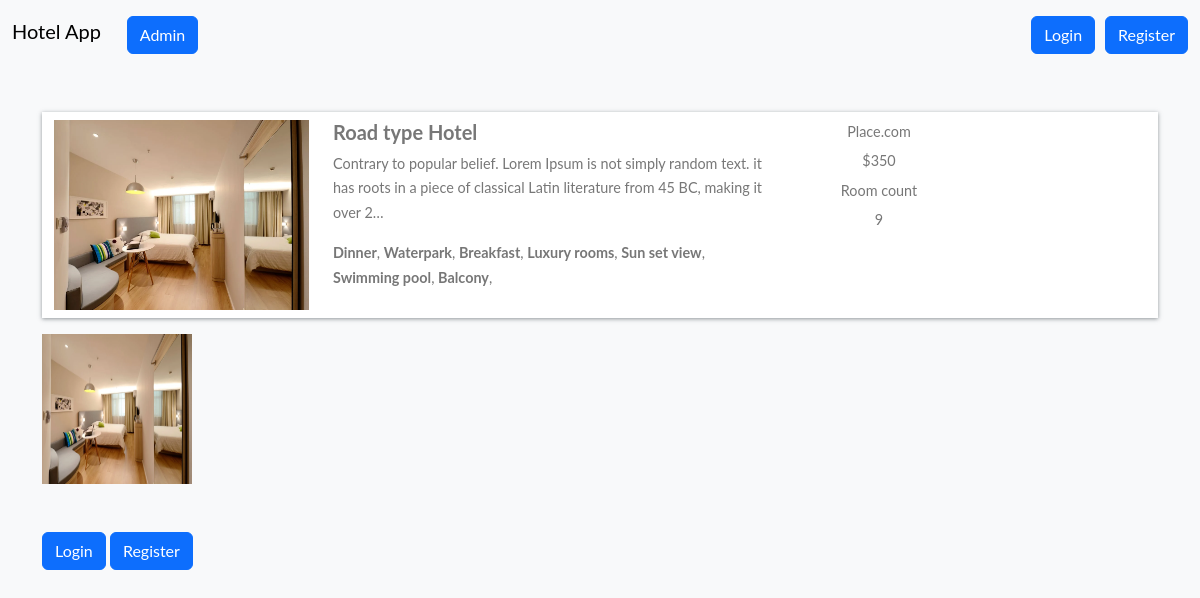
The app's page /hotel-detail/d5bdbbee323940cabeec73d53a364754/ with its own data.
### home/models.py (models this page shows, shortened)
class BaseModel(models.Model):
    uid = models.UUIDField(default=uuid.uuid4   , editable=False , primary_key=True)
    created_at = models.DateField(auto_now_add=True)
    updated_at = models.DateField(auto_now_add=True)
    class Meta:
        abstract = True

class Hotel(BaseModel):
    hotel_name= models.CharField(max_length=100)
    hotel_price = models.IntegerField()
    description = models.TextField()
    amenities = models.ManyToManyField(Amenities)
    room_count = models.IntegerField(default=10)

class HotelImages(BaseModel):
    hotel= models.ForeignKey(Hotel ,related_name="images", on_delete=models.CASCADE)
    images = models.ImageField(upload_to="hotels")

class Amenities(BaseModel):
    amenity_name = models.CharField(max_length=100)

### home/views.py (the view, shortened to what this page needs)
# urls.py: path('hotel-detail/<uid>/' , hotel_detail , name="hotel_detail"),
def hotel_detail(request,uid):
    hotel_obj = Hotel.objects.get(uid = uid)
    return render(request , 'hotel_detail.html' ,{
        'hotels_obj' :hotel_obj
    })

### home/templates/hotel_detail.html
{% extends "base.html" %}
{% block start %}
<div class="container mt-5 pt-5">
    <div class="row search-card-result">
        <div class="col-md-3">
            <a href="/hotel-detail/{{hotels_obj.uid}}">
                <img class="img-fluid" src="/media/{{hotels_obj.images.first.images}}" alt="Card image cap">
            </a>
        </div>
        <div class="col-md-5">
            <h5>{{hotels_obj.hotel_name}}</h5>
            <p>
                {{hotels_obj.description|truncatechars:150}}
            </p>
            <p>
                {%for amenitie in hotels_obj.amenities.all %}
                <b>{{amenitie.amenity_name}}</b>,
                {% endfor %}
            </p>
        </div>
        <div class="col-md-2 border-left text-center more-offers">
            <p>Place.com</p>
            <p>${{hotels_obj.hotel_price}}</p>
            <p>Room count</p>
            <p>{{hotels_obj.room_count}}</p>
        </div>
    </div>
    <div class="row">
        {% for image in hotels_obj.images.all %}
        <div class="col-md-2">
            <img src="/media/{{image.images}}" style="height: 150px ; width:150px">
        </div>
        {% endfor %}
    </div>
    {% if request.user.is_authenticated %}
    <div class="filter-card">
        <h5>Book Hotel</h5>
        {%include "messages.html"%}
        <form method="post">
            {% csrf_token %}
            <div class="row form-group">
                <div class="col-md-12">
                    <label for="mintopay">Check in</label>
                    <p>
                        <input type="date" name="checkin" id="checkin" class="form-control">
                    </p>
                </div>
                <div class="col-md-12">
                    <label for="maxtopay">Check out</label>
                    <p>
                        <input type="date" name="checkout" id="checkout" class="form-control">
                    </p>
                </div>
            </div>
            <div class="row form-group">
                <div class="col-md-12">
                    <input type="submit" class="btn btn-primary btn-block" value="Book">
                </div>
            </div>
        </form>
    </div>
    {% else %}
    <a href="/login/" class="btn btn-primary mt-5 ">Login</a>
    <a href="/register/" class="btn btn-primary mt-5 ">Register</a>
    {% endif %}
</div>
{% endblock %}

### home/templates/base.html (style rules this page uses)
body { font-family: "Lato", Arial, sans-serif; font-weight: 400; font-size: 16px; line-height: 1.7; background: #fff; color: #777; }
.search-card-result { box-shadow: 0px 1px 4px rgba(41, 51, 57, 0.5); margin: 1rem 0; padding: 0.5rem 0; background-color: #fff; }
.search-card-result img { height: 190px; }
.search-card-result h5 { font-style: 1.1rem; font-weight: 700; }
.search-card-result p { font-size: 0.9rem; }
.search-card-result .more-offers p { margin-bottom: 0.3rem; }

### records on screen
Hotel: images.first.images (picture), hotel_name "Road type Hotel", description "Contrary to popular belief. Lorem Ipsum is not simply random text. it has roots in a piece of classical Latin literature from 45 BC, making it over 2…", hotel_price "350", room_count "9"
Amenities: amenity_name "Dinner"
Amenities: amenity_name "Waterpark"
Amenities: amenity_name "Breakfast"
Amenities: amenity_name "Luxury rooms"
Amenities: amenity_name "Sun set view"
Amenities: amenity_name "Swimming pool"
Amenities: amenity_name "Balcony"
HotelImages: images (picture)
